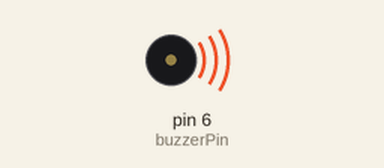
Simulated run of this sketch. Board: Arduino Uno, built with avr-gcc and run on an emulated ATmega328P. Shown: buzzer (waves = sounding).

Above: at 0.2 s.
At 3.2 s:
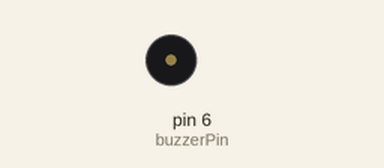
Timing chart, 0 to 7.8 s (numbered marks = the images above):
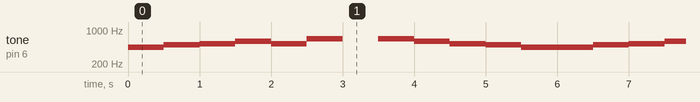

Measured:
- by itself, tone on pin 6 (buzzerPin): repeats every 6.0 s: 494 Hz 0.50 s, 523 Hz 0.50 s, 587 Hz 0.50 s, 523 Hz 0.50 s, 659 Hz 0.50 s, silent 0.50 s, 659 Hz 0.50 s, 587 Hz 0.50 s, 523 Hz 0.50 s, 494 Hz 0.50 s, 440 Hz 1.0 s

The sketch:

buzzer_no_button.ino
```cpp
int buzzerPin = 6;
int buttonPin = 5;
int buttonState;
int delayTime = 500;

void setup() {
    pinMode(buzzerPin, OUTPUT);
    pinMode(buttonPin, INPUT_PULLUP);
}

void loop() {

   /** buttonState = digitalRead(buttonPin);
    if(buttonState == LOW) {**/
        tone(buzzerPin, 440); // A4
        delay(delayTime);
        tone(buzzerPin, 494); // B4
        delay(delayTime);
        tone(buzzerPin, 523); // C4
        delay(delayTime);
        tone(buzzerPin, 587); // D4
        delay(delayTime);
        tone(buzzerPin, 523); // C4
        delay(delayTime);
        tone(buzzerPin, 659); // E4
        delay(delayTime);
        noTone(buzzerPin);
        delay(delayTime);
        tone(buzzerPin, 659); // E4
        delay(delayTime);
        tone(buzzerPin, 587); // D4
        delay(delayTime);
        tone(buzzerPin, 523); // C4
        delay(delayTime);
        tone(buzzerPin, 494); // B4
        delay(delayTime);
        tone(buzzerPin, 440); // A4
        delay(delayTime);
   /** }
    else {
        noTone(buzzerPin);
    }
}       **/
}
```
